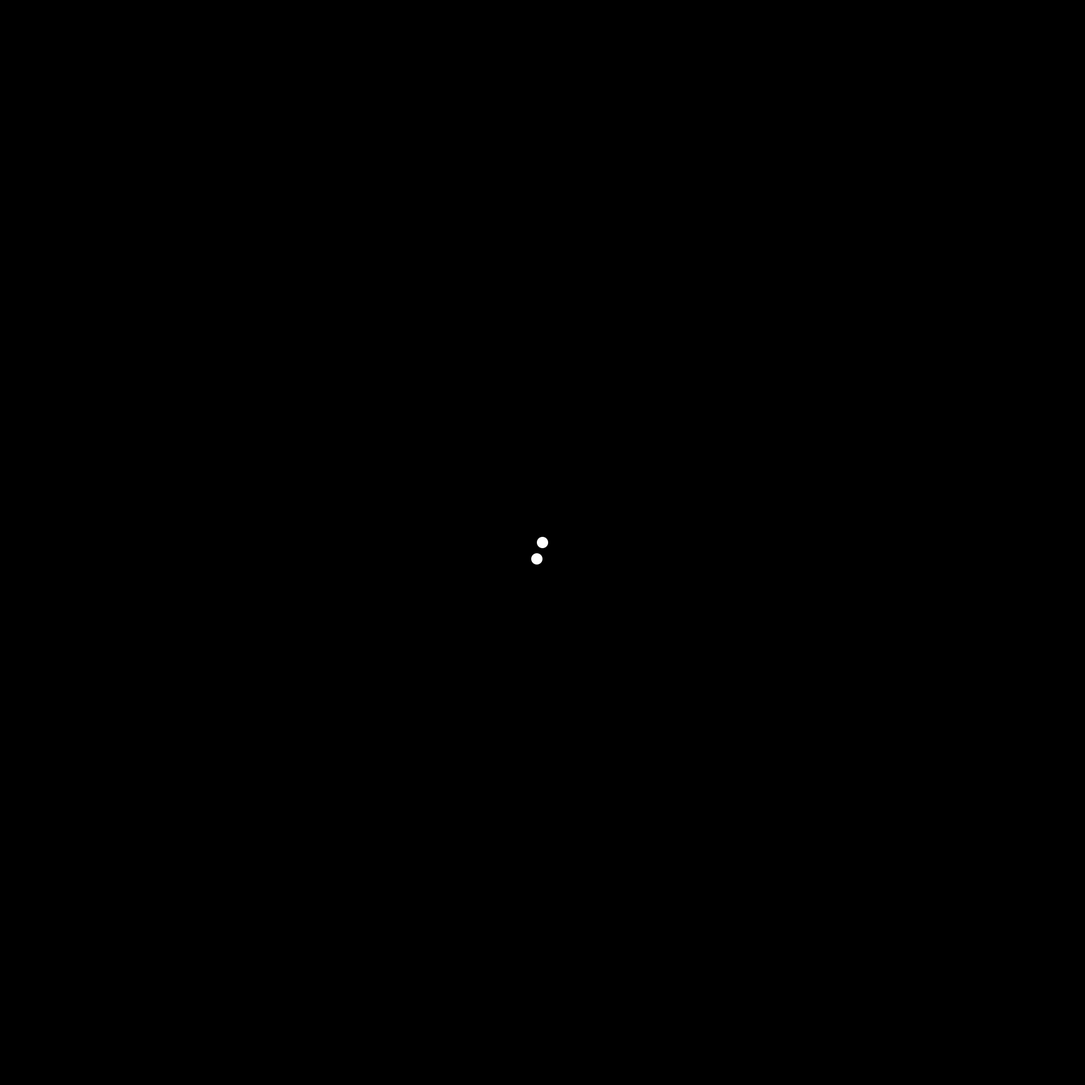
Frame 1 (no input)
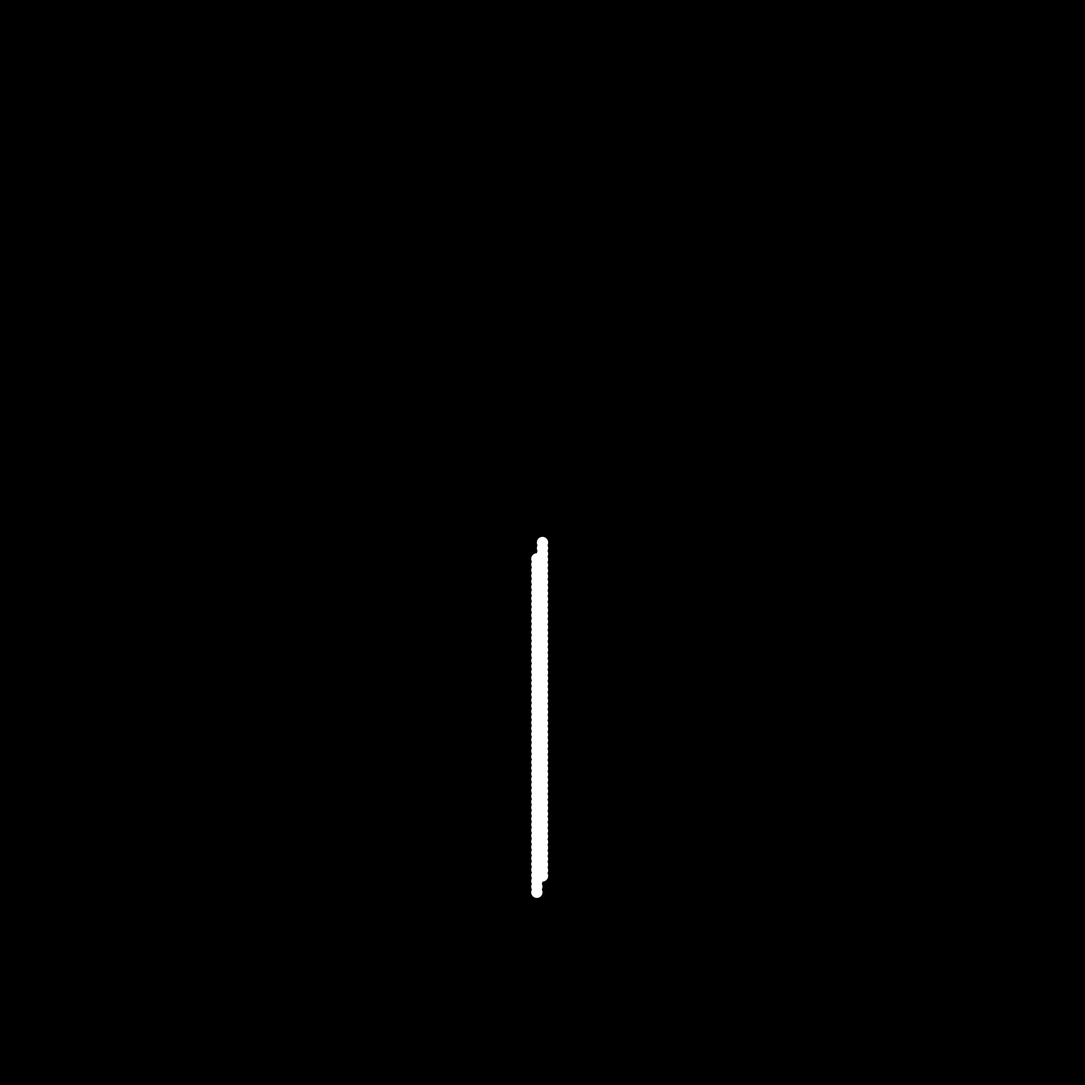
Frame 60 (the mouse pressed at the canvas centre just before this capture)
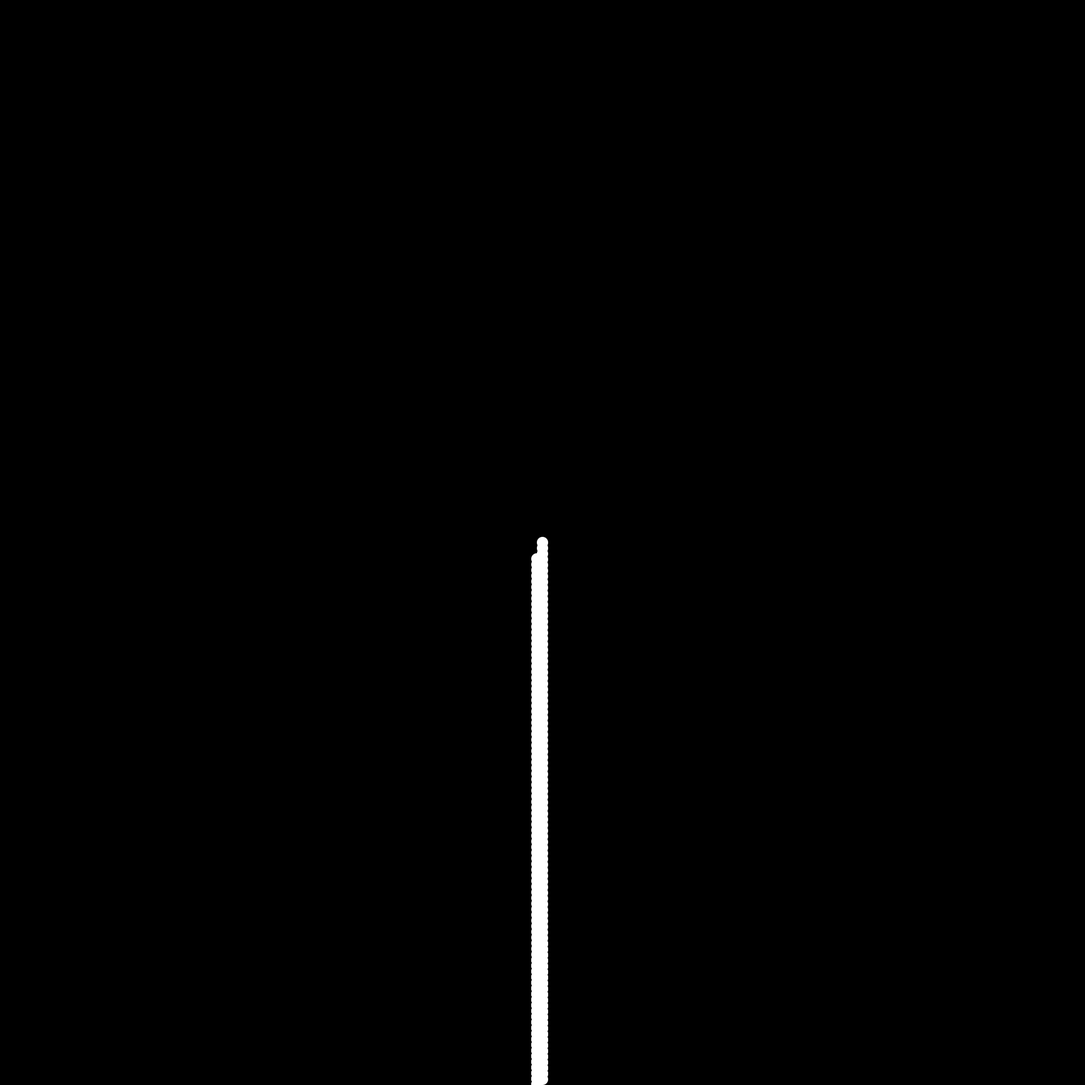
Frame 120 (the mouse held since frame 60 and released just before this capture)

The Processing sketch that drew these frames (run headless with seeded random() and noise(); from frame 60 on, the mouse is pressed at the canvas centre):

// Processing sketch: IDE_program
// ── IDE_program.pde
int xspeed,yspeed;
int xpos,ypos,wdth,ht;
void setup(){
  size(1920,1920);
  background(0);
  //xspeed=3;
  yspeed=10;
  wdth=20;
  ht=20;
  noStroke();
  xpos=width/2;
  ypos=height/2;
  frameRate(30);
}
void draw(){
  //background(255);
  fill(255);
  ellipse(xpos,ypos,wdth,ht);
  ellipse(xpos-10,ypos+29,wdth,ht);
  xpos+=xspeed;
  ypos+=yspeed;
  if(xpos>=width-wdth/2||xpos<=wdth/2){
    xspeed*=-1;
  }
  if (ypos>=height-ht/2||ypos<=ht/2){
    yspeed=yspeed*-1;
  } 
}
